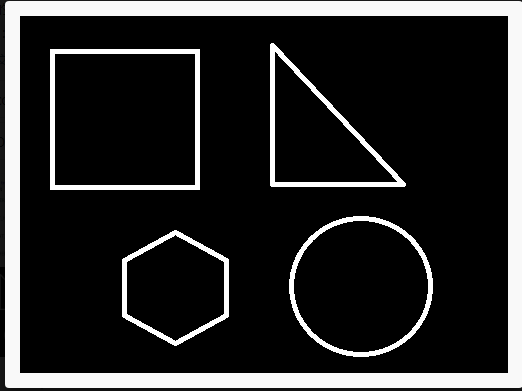
//> input picture opencv研习社/code_051二值图像分析 – 使用轮廓逼近/0513.png, 522 x 391 px, given in place of contours.png, which was not available
$ ./opencv_051   (built with g++ and OpenCV 4)
//> lines starting //> are read from the running program, lines starting //| are printed output that depends on the picture; after the words box and inside, x2 and y2 are one past the last pixel; in counts of white or black regions, pixels touching at a corner belong together; pictures that were not available may be replaced by others from this repository, and a replacement may not be noted
#include <opencv2/opencv.hpp>
#include <iostream>

using namespace cv;
using namespace std;
RNG rng(50000);
int main(int argc, const char *argv[])
{
	Mat src = imread("D:/images/contours.png");
//> src is the input picture: 391 rows x 522 cols, CV_8UC3; mean B, G, R 43.1, 43.1, 43.1
	if (src.empty()) {
		printf("could not load image...\n");
		return -1;
	}
	namedWindow("input", WINDOW_AUTOSIZE);
	imshow("input", src);

	// 去噪声与二值化
	Mat dst, gray, binary;
	cvtColor(src, gray, COLOR_BGR2GRAY);
	threshold(gray, binary, 0, 255, THRESH_BINARY | THRESH_OTSU);
//> binary: 391 rows x 522 cols, CV_8UC1; 17.1% white; 5 white regions
	imshow("binary", binary);
	imwrite("D:/binary.png", binary);

	// 轮廓发现与绘制
	vector<vector<Point>> contours;
	vector<Vec4i> hierarchy;
	findContours(binary, contours, hierarchy, RETR_EXTERNAL, CHAIN_APPROX_SIMPLE, Point());
//> contours = 1 contour; box (x1, y1, x2, y2) and area: (5, 1, 522, 388) 199171
	Scalar color = Scalar(255, 0, 0);
	for (size_t t = 0; t < contours.size(); t++) {
		RotatedRect rrt = minAreaRect(contours[t]);
		Point2f cpt = rrt.center;
		circle(src, cpt, 2, Scalar(0, 255, 0), 2, 8, 0);

		Mat result;
		approxPolyDP(contours[t], result, 4, true);
		printf("corners : %d\n", result.rows);
		if (result.rows == 6) {
			putText(src, "poly", cpt, FONT_HERSHEY_SIMPLEX, .7, color, 1, 8);
		}
		if (result.rows == 3) {
			putText(src, "triangle", cpt, FONT_HERSHEY_SIMPLEX, .7, color, 1, 8);
		}
		if (result.rows == 4) {
			putText(src, "rectangle", cpt, FONT_HERSHEY_SIMPLEX, .7, color, 1, 8);
		}
		if(result.rows > 10) {
			putText(src, "circle", cpt, FONT_HERSHEY_SIMPLEX, .7, Scalar(0, 255, 0), 1, 8);
		}
	}
//> this loop made 1 pass
//> (rrt, result) on pass 1: (centre (263, 194), size (386, 516), angle -90, [[5, 3], [7, 387], [521, 386], [520, 1]])
//| corners : 4
//> pass 1, `putText(src, "rectangle", cpt, FONT_HERSHEY_SIMPLEX, .7, color, 1, 8);`:
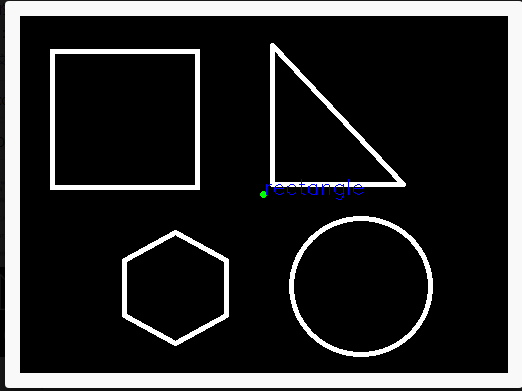
//> src: 391 rows x 522 cols, CV_8UC3; 0.14% of pixels changed, all inside (x1, y1, x2, y2) = (260, 179, 363, 200)
	imshow("contours", src);

	waitKey(0);
	return 0;
}

$ run again, on opencv研习社/code_051二值图像分析 – 使用轮廓逼近/0514.png
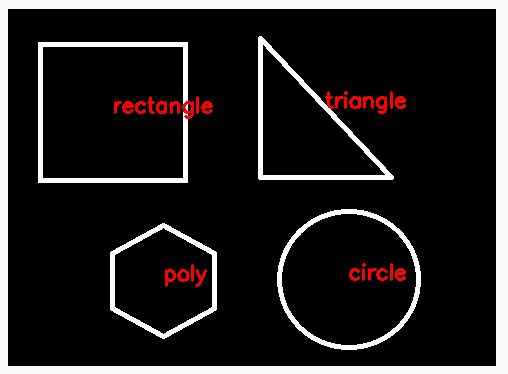
//> input picture opencv研习社/code_051二值图像分析 – 使用轮廓逼近/0514.png, 508 x 374 px, given in place of contours.png, which was not available
//> src is the input picture: 374 rows x 508 cols, CV_8UC3; mean B, G, R 32.7, 32.7, 35.5
//> `threshold(gray, binary, 0, 255, THRESH_BINARY | THRESH_OTSU);`:
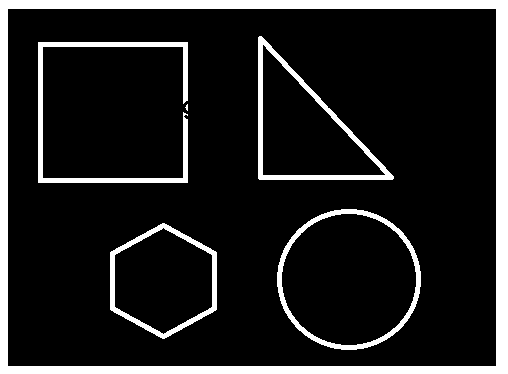
//> binary: 374 rows x 508 cols, CV_8UC1; 13% white; 6 white regions (1 under 20 px)
//> contours = 1 contour; box (x1, y1, x2, y2) and area: (0, 0, 508, 374) 189111
//> the loop `for (size_t t = 0; t < contours.size(); t++)` made 1 pass
//> (rrt, result) on pass 1: (centre (253.5, 186.5), size (373, 507), angle -90, [[0, 0], [0, 373], [507, 373], [507, 0]])
//> (printed output is left out)
//> pass 1, `putText(src, "rectangle", cpt, FONT_HERSHEY_SIMPLEX, .7, color, 1, 8);`:
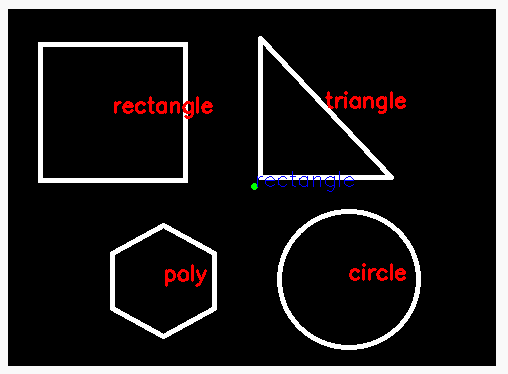
//> src: 374 rows x 508 cols, CV_8UC3; 0.15% of pixels changed, all inside (x1, y1, x2, y2) = (251, 171, 354, 192)
